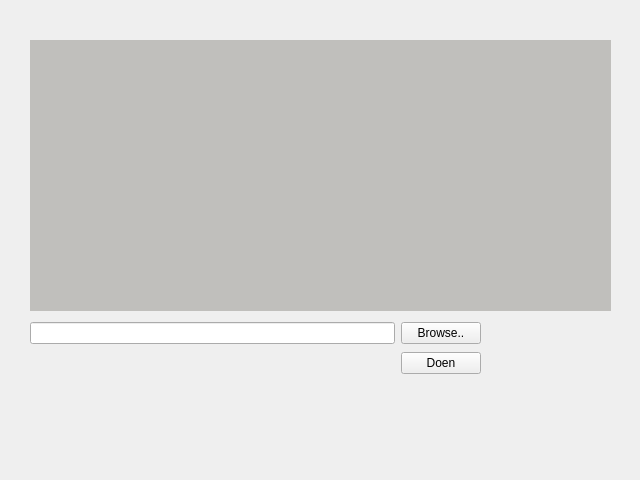
<?xml version="1.0" encoding="UTF-8"?>
<ui version="4.0">
 <class>Form</class>
 <widget class="QWidget" name="Form">
  <property name="geometry">
   <rect>
    <x>0</x>
    <y>0</y>
    <width>640</width>
    <height>480</height>
   </rect>
  </property>
  <property name="windowTitle">
   <string>Form</string>
  </property>
  <widget class="QWidget" name="widget" native="true">
   <property name="geometry">
    <rect>
     <x>30</x>
     <y>40</y>
     <width>581</width>
     <height>271</height>
    </rect>
   </property>
   <property name="styleSheet">
    <string notr="true">background-color: rgb(192, 191, 188);</string>
   </property>
  </widget>
  <widget class="QWidget" name="">
   <property name="geometry">
    <rect>
     <x>30</x>
     <y>320</y>
     <width>451</width>
     <height>58</height>
    </rect>
   </property>
   <layout class="QGridLayout" name="gridLayout">
    <item row="0" column="0">
     <widget class="QLineEdit" name="line_nameFile"/>
    </item>
    <item row="0" column="1">
     <widget class="QPushButton" name="pushButton_Browse">
      <property name="text">
       <string>Browse..</string>
      </property>
     </widget>
    </item>
    <item row="1" column="1">
     <widget class="QPushButton" name="pushButton_2">
      <property name="text">
       <string>Doen</string>
      </property>
     </widget>
    </item>
   </layout>
  </widget>
 </widget>
 <resources/>
 <connections/>
</ui>
